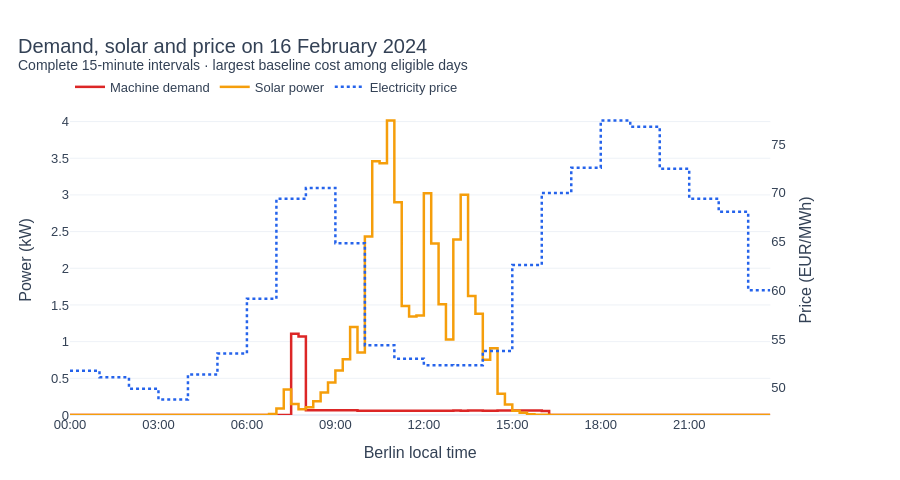

This figure's notebook cell:
### Markdown cell above
### 🔎 5. One complete day: demand, solar and price
Select the complete positive-demand day with the highest import cost; ties use larger demand, then the earlier date. Both power lines cover the same full local day at 15-minute resolution. Red is machine demand, orange is solar, and dashed blue is price on its own scale. This selection is not the annual machine peak.

### Code cell
candidates = daily_cost.filter(pl.col("machine_kwh") > 0)
example_date, selected = None, None
if candidates.height:
    example_date = candidates.sort(["cost_eur", "machine_kwh", "Date"], descending=[True, True, False])["Date"][0]
    selected = usable.filter(pl.col("Date") == example_date).sort("WsDateTime")
    fig = make_subplots(specs=[[{"secondary_y": True}]])
    for column, name, color, secondary in [
        ("machine_kw", "Machine demand", "#dc2626", False),
        ("solar_kw", "Solar power", ORANGE, False),
        ("price_eur_mwh", "Electricity price", BLUE, True),
    ]:
        fig.add_trace(go.Scatter(x=clock(selected["WsDateTime"]), y=selected[column].to_list(), name=name,
            line=dict(color=color, width=2.5, shape="hv", dash="dot" if secondary else "solid"),
            connectgaps=False), secondary_y=secondary)
    fig.update_xaxes(title="Berlin local time", tickformat="%H:%M")
    fig.update_yaxes(title="Power (kW)", secondary_y=False, rangemode="tozero")
    fig.update_yaxes(title="Price (EUR/MWh)", secondary_y=True, showgrid=False)
    fig.update_layout(hovermode="x unified")
    polish(fig, "Demand, solar and price on " + example_date.strftime("%d %B %Y"),
           "Complete 15-minute intervals · largest baseline cost among eligible days", height=480)
    report(f"""This day uses **{selected['machine_kwh'].sum():.2f} kWh** and imports **{selected['import_kwh'].sum():.2f} kWh** in the shared-connection scenario.
The right axis uses a different unit; line crossings do not represent equality.""")
else:
    report("""No complete shared day has positive measured machine energy. A full-day scheduling comparison is unavailable.""")
